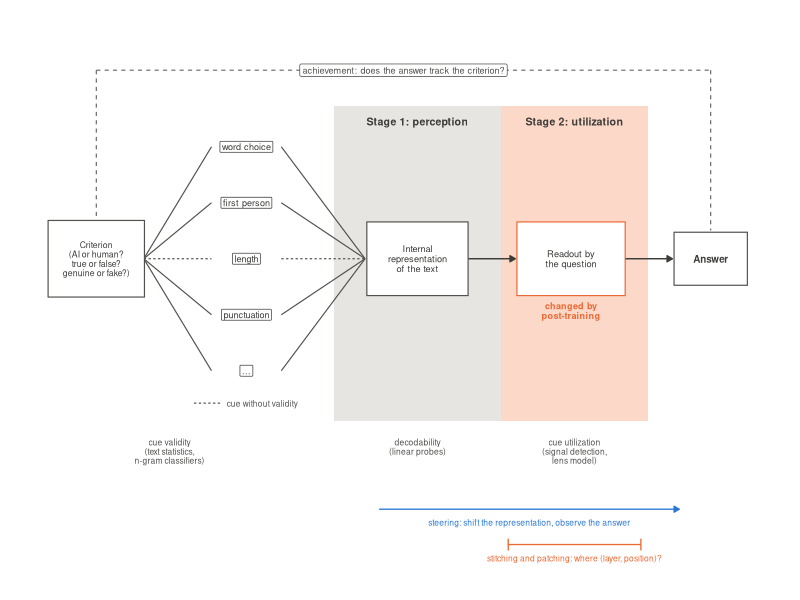

Here is the R script that generated this plot: (Note: this script raises an error after producing the figure.)
# Conceptual figure: the "two-stage lens". Brunswik's lens model (criterion -> cues ->
# judgment), split at the model's internal representation into
#   stage 1 (perception):   are the cues encoded?          -> linear probes
#   stage 2 (utilization):  does the question read them?    -> answers (SDT, lens model)
# Post-training acts on stage 2 (orange); stitching and patching locate it, steering
# tests it causally. Writes paper/figures/fig_lens_two_stage.{pdf,png}.
# Usage: Rscript plots/fig_lens.R

suppressPackageStartupMessages({ library(ggplot2) })

BLUE <- "#2a78d6"; ORANGE <- "#eb6834"; INK <- "#52514e"; DARK <- "#3d3c39"
GREY <- "#b8b6b0"; TILE <- "#e6e5e1"; LIGHTORANGE <- "#fbd8c8"
OUT <- "paper/figures"
arr <- function(len = 0.06) arrow(length = unit(len, "in"), type = "closed")

# node positions
crit <- c(0.95, 3)
cue_y <- c(4.9, 3.95, 3, 2.05, 1.1)
cue_x <- 3.1
cue_lab <- c("word choice", "first person", "length", "punctuation", "...")
valid <- c(TRUE, TRUE, FALSE, TRUE, TRUE)          # dashed = invalid cue
rep_xy <- c(5.55, 3)
read_xy <- c(7.75, 3)
ans_xy <- c(9.75, 3)

cues <- data.frame(x = cue_x, y = cue_y, lab = cue_lab, valid = valid)
lines_left <- data.frame(x = crit[1] + 0.68, y = crit[2], xend = cue_x - 0.5, yend = cue_y, valid = valid)
lines_mid <- data.frame(x = cue_x + 0.5, y = cue_y, xend = rep_xy[1] - 0.75, yend = rep_xy[2], valid = valid)

box <- function(xy, w, h, fill, col, lab, size = 2.6, face = "plain", lcol = DARK) {
  list(annotate("rect", xmin = xy[1] - w / 2, xmax = xy[1] + w / 2, ymin = xy[2] - h / 2, ymax = xy[2] + h / 2,
                fill = fill, colour = col, linewidth = 0.4),
       annotate("text", x = xy[1], y = xy[2], label = lab, size = size, colour = lcol, fontface = face,
                lineheight = 0.9))
}

p <- ggplot() +
  # stage backgrounds
  annotate("rect", xmin = 4.35, xmax = 6.75, ymin = 0.25, ymax = 5.6, fill = TILE, colour = NA) +
  annotate("rect", xmin = 6.75, xmax = 8.85, ymin = 0.25, ymax = 5.6, fill = LIGHTORANGE, colour = NA) +
  annotate("text", x = 5.55, y = 5.33, label = "Stage 1: perception", size = 2.7, fontface = "bold", colour = DARK) +
  annotate("text", x = 7.8, y = 5.33, label = "Stage 2: utilization", size = 2.7, fontface = "bold", colour = DARK) +
  # lens lines
  geom_segment(data = lines_left, aes(x = x, y = y, xend = xend, yend = yend, linetype = valid),
               colour = INK, linewidth = 0.4) +
  geom_segment(data = lines_mid, aes(x = x, y = y, xend = xend, yend = yend, linetype = valid),
               colour = INK, linewidth = 0.4) +
  scale_linetype_manual(values = c(`TRUE` = "solid", `FALSE` = "22"), guide = "none") +
  # nodes
  box(crit, 1.38, 1.3, "white", INK, "Criterion\n(AI or human?\ntrue or false?\ngenuine or fake?)", size = 2.2) +
  geom_label(data = cues, aes(x = x, y = y, label = lab), size = 2.3, colour = DARK, fill = "white",
             linewidth = 0.3, label.r = unit(0.08, "lines"), label.padding = unit(0.18, "lines")) +
  box(rep_xy, 1.45, 1.25, "white", INK, "Internal\nrepresentation\nof the text", size = 2.35) +
  box(read_xy, 1.55, 1.25, "white", ORANGE, "Readout by\nthe question", size = 2.35) +
  box(ans_xy, 1.05, 0.9, "white", INK, "Answer", size = 2.5, face = "bold") +
  annotate("segment", x = rep_xy[1] + 0.73, xend = read_xy[1] - 0.8, y = 3, yend = 3, colour = DARK,
           linewidth = 0.5, arrow = arr()) +
  annotate("segment", x = read_xy[1] + 0.78, xend = ans_xy[1] - 0.55, y = 3, yend = 3, colour = DARK,
           linewidth = 0.5, arrow = arr()) +
  annotate("text", x = 7.75, y = 2.12, label = "changed by\npost-training", size = 2.3, colour = ORANGE,
           fontface = "bold", lineheight = 0.9) +
  # achievement: bracket over the whole lens
  annotate("segment", x = crit[1], xend = ans_xy[1], y = 6.2, yend = 6.2, colour = INK, linewidth = 0.35,
           linetype = "dashed") +
  annotate("segment", x = c(crit[1], ans_xy[1]), xend = c(crit[1], ans_xy[1]), y = 6.2,
           yend = c(crit[2] + 0.68, ans_xy[2] + 0.48), colour = INK, linewidth = 0.35, linetype = "dashed") +
  annotate("label", x = 5.35, y = 6.2, label = "achievement: does the answer track the criterion?",
           size = 2.3, colour = INK, fill = "white", linewidth = 0) +
  # legend for invalid cues
  annotate("segment", x = 2.35, xend = 2.75, y = 0.55, yend = 0.55, colour = INK, linewidth = 0.4, linetype = "22") +
  annotate("text", x = 2.82, y = 0.55, label = "cue without validity", size = 2.1, colour = INK, hjust = 0) +
  # measures (bottom row)
  annotate("text", x = 2.0, y = -0.05, label = "cue validity\n(text statistics,\nn-gram classifiers)",
           size = 2.15, colour = INK, lineheight = 0.9, vjust = 1) +
  annotate("text", x = 5.55, y = -0.05, label = "decodability\n(linear probes)",
           size = 2.15, colour = INK, lineheight = 0.9, vjust = 1) +
  annotate("text", x = 7.8, y = -0.05, label = "cue utilization\n(signal detection,\nlens model)",
           size = 2.15, colour = INK, lineheight = 0.9, vjust = 1) +
  # causal methods (bottom row 2)
  annotate("segment", x = 5.0, xend = 9.3, y = -1.25, yend = -1.25, colour = BLUE, linewidth = 0.45, arrow = arr()) +
  annotate("text", x = 7.15, y = -1.47, label = "steering: shift the representation, observe the answer",
           size = 2.15, colour = BLUE) +
  annotate("segment", x = 6.85, xend = 8.75, y = -1.85, yend = -1.85, colour = ORANGE, linewidth = 0.45) +
  annotate("segment", x = c(6.85, 8.75), xend = c(6.85, 8.75), y = -1.75, yend = -1.95, colour = ORANGE,
           linewidth = 0.45) +
  annotate("text", x = 7.8, y = -2.08, label = "stitching and patching: where (layer, position)?",
           size = 2.15, colour = ORANGE) +
  coord_cartesian(xlim = c(0.2, 10.4), ylim = c(-2.2, 6.8), clip = "off") +
  theme_void(base_size = 8.5) + theme(plot.margin = margin(6, 6, 6, 6))

dir.create(OUT, showWarnings = FALSE, recursive = TRUE)
ggsave(file.path(OUT, "fig_lens_two_stage.pdf"), p, width = 6.6, height = 3.7, device = pdf)   # base pdf device: Helvetica core font, correct metrics in every viewer
embedFonts(file.path(OUT, "fig_lens_two_stage.pdf"), outfile = file.path(OUT, "fig_lens_two_stage.pdf"),
           options = "-dPDFSETTINGS=/prepress -dEmbedAllFonts=true")   # arXiv/journals: embed all fonts (needs ghostscript)
ggsave(file.path(OUT, "fig_lens_two_stage.png"), p, width = 6.6, height = 3.7, dpi = 200, bg = "white")
cat("written:", file.path(OUT, "fig_lens_two_stage.{pdf,png}"), "\n")
